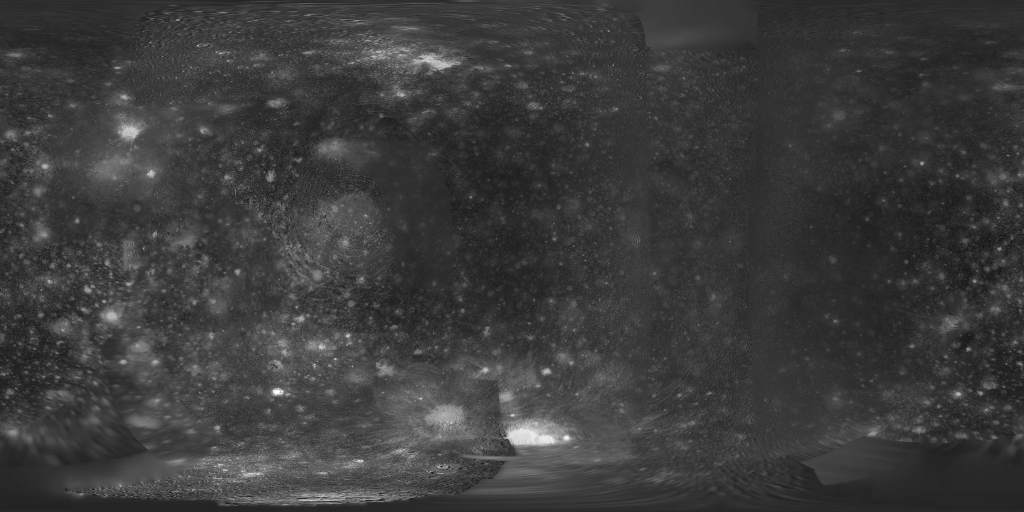
#> input picture assets/callisto/color.webp, 2048 x 1024 px (shown at 1/2 size)
$ python verify_overlay.py ../../assets/callisto/color.webp ../../assets/callisto/color.webp out.png 5 ../../assets/callisto/color.webp ../../assets/callisto/color.webp
#> lines starting #> are read from the running program, lines starting #| are printed output that depends on the picture; after the words box and inside, x2 and y2 are one past the last pixel; in counts of white or black regions, pixels touching at a corner belong together
### assets-src/scripts/common.py
"""Shared helpers for the asset pipeline.

Scripts are run as `python -I script.py <paths>`. Isolated mode drops the user
site-packages (where PIL/numpy live on this machine), so each script adds that one
fixed path back explicitly via `bootstrap()`; nothing is loaded from the cwd or
from the raw download directories.
"""
import os
import struct
import sys


def bootstrap():
    import site
    p = site.getusersitepackages()
    if p not in sys.path:
        sys.path.append(p)


bootstrap()

import numpy as np  # noqa: E402
from PIL import Image  # noqa: E402

Image.MAX_IMAGE_PIXELS = None

# --------------------------------------------------------------------------------------
# Minimal classic-TIFF reader that memory-maps uncompressed, contiguous strip data.
# --------------------------------------------------------------------------------------
_TYPES = {1: ("B", 1), 2: ("c", 1), 3: ("H", 2), 4: ("I", 4), 5: ("II", 8), 6: ("b", 1),
          7: ("B", 1), 8: ("h", 2), 9: ("i", 4), 10: ("ii", 8), 11: ("f", 4), 12: ("d", 8),
          16: ("Q", 8)}


# [198 lines left out: functions read_tiff_tags, tiff_memmap, load_array, box_reduce, resample_to, nonzero_pixels and 3 more, not called in this run]


def roll_half(a):
    """Shift an equirectangular map by 180 deg of longitude (0..360 -> -180..180)."""
    return np.roll(a, a.shape[1] // 2, axis=1)


def to_u8(a):
    return np.clip(np.rint(a), 0, 255).astype(np.uint8)


# [12 lines left out: function save_webp, not called in this run]

### assets-src/scripts/verify_overlay.py
"""Overlay edges of a mask/height map on a colour map: python -I verify_overlay.py <color> <mask> <out.jpg> [w] [crop x0 y0 x1 y1] [threshold]"""
import os, sys
sys.path.insert(0, os.path.dirname(os.path.abspath(__file__)))
from common import Image, np  # noqa
c = Image.open(sys.argv[1]).convert("RGB")
#> c is the input picture: PIL image 2048x1024 RGB; mean R, G, B 59.8, 59.8, 59.8
m = Image.open(sys.argv[2]).convert("L").resize(c.size, Image.BILINEAR)
w = int(sys.argv[4]) if len(sys.argv) > 4 else 1600
thr = float(sys.argv[9]) if len(sys.argv) > 9 else 128
a = np.asarray(c).copy(); b = np.asarray(m) > thr
#> after `b = np.asarray(m) > thr`:
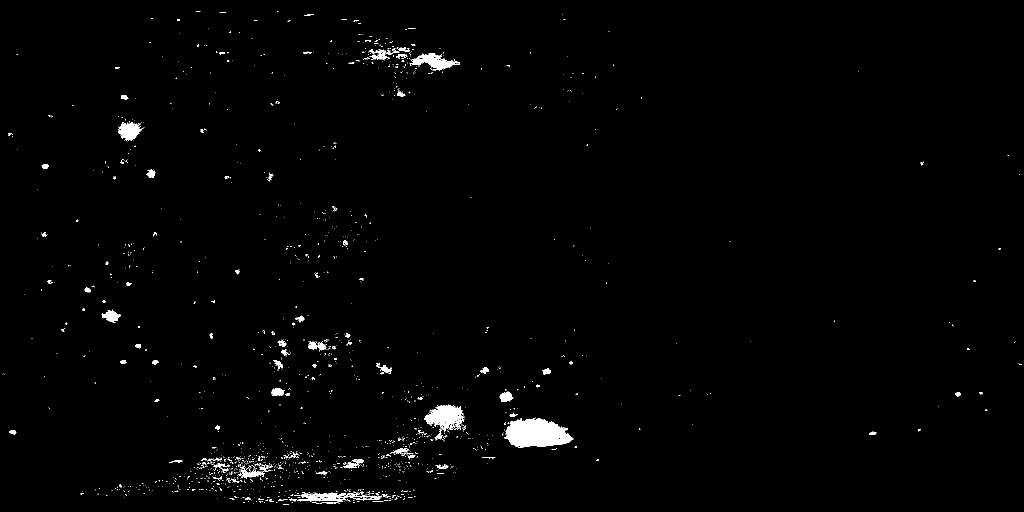
#> b: shape (1024, 2048) bool (shown at 1/2 size); 1.1% white; 1587 white regions (1479 under 20 px), largest, box (x1, y1, x2, y2) and area: (1008, 835, 1147, 895) 5749, (848, 809, 929, 864) 2398, (819, 106, 920, 141) 1469
edge = (b ^ np.roll(b, 1, 0)) | (b ^ np.roll(b, 1, 1))
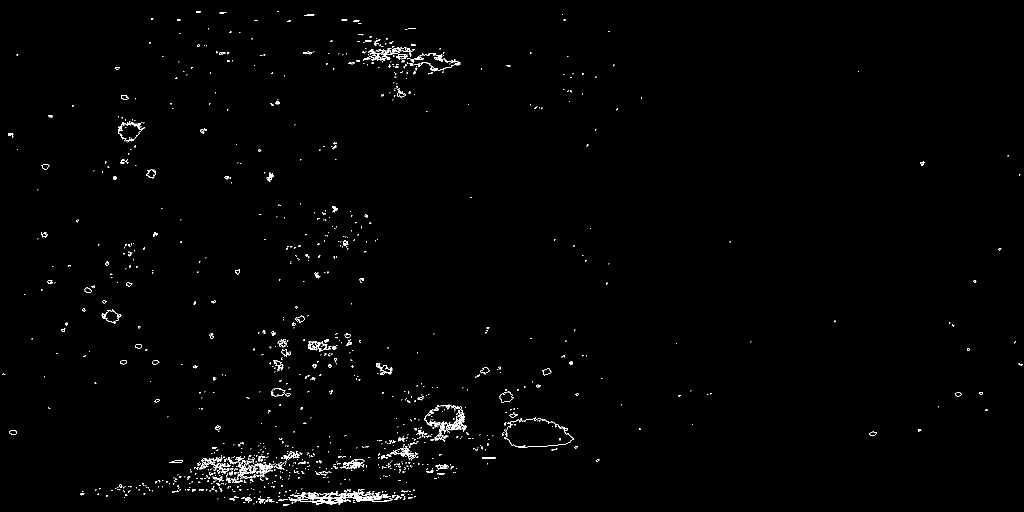
#> edge: shape (1024, 2048) bool (shown at 1/2 size); 0.87% white in thin lines or dots
a[edge] = [255, 0, 0]
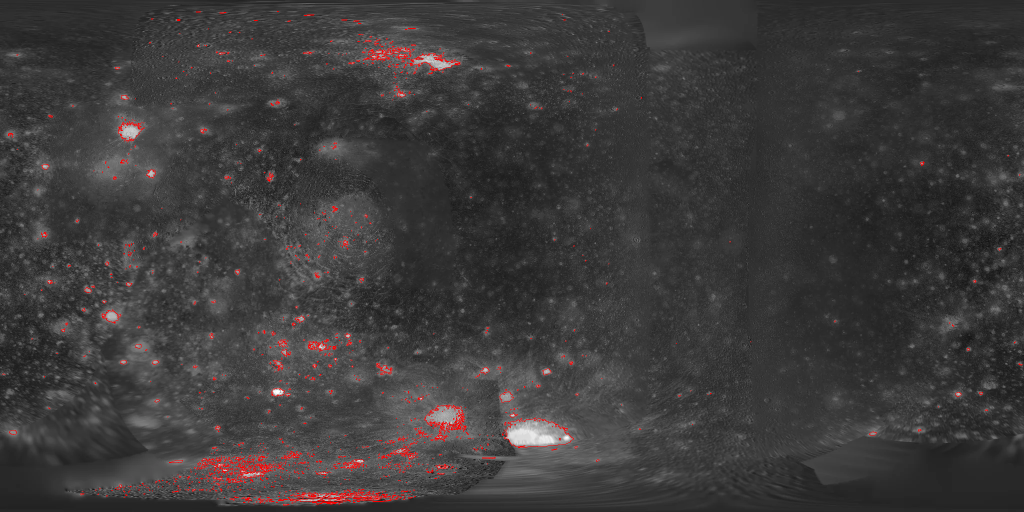
#> a: shape (1024, 2048, 3) (shown at 1/2 size); 0.87% of pixels changed, all inside (x1, y1, x2, y2) = (5, 22, 2045, 1011)
im = Image.fromarray(a)
if len(sys.argv) > 8:
    f = [float(v) for v in sys.argv[5:9]]
    im = im.crop((int(f[0] * im.width), int(f[1] * im.height), int(f[2] * im.width), int(f[3] * im.height)))
im.thumbnail((w, w)); im.save(sys.argv[3], quality=88); print(sys.argv[3], im.size)
#| out.png (5, 3)
